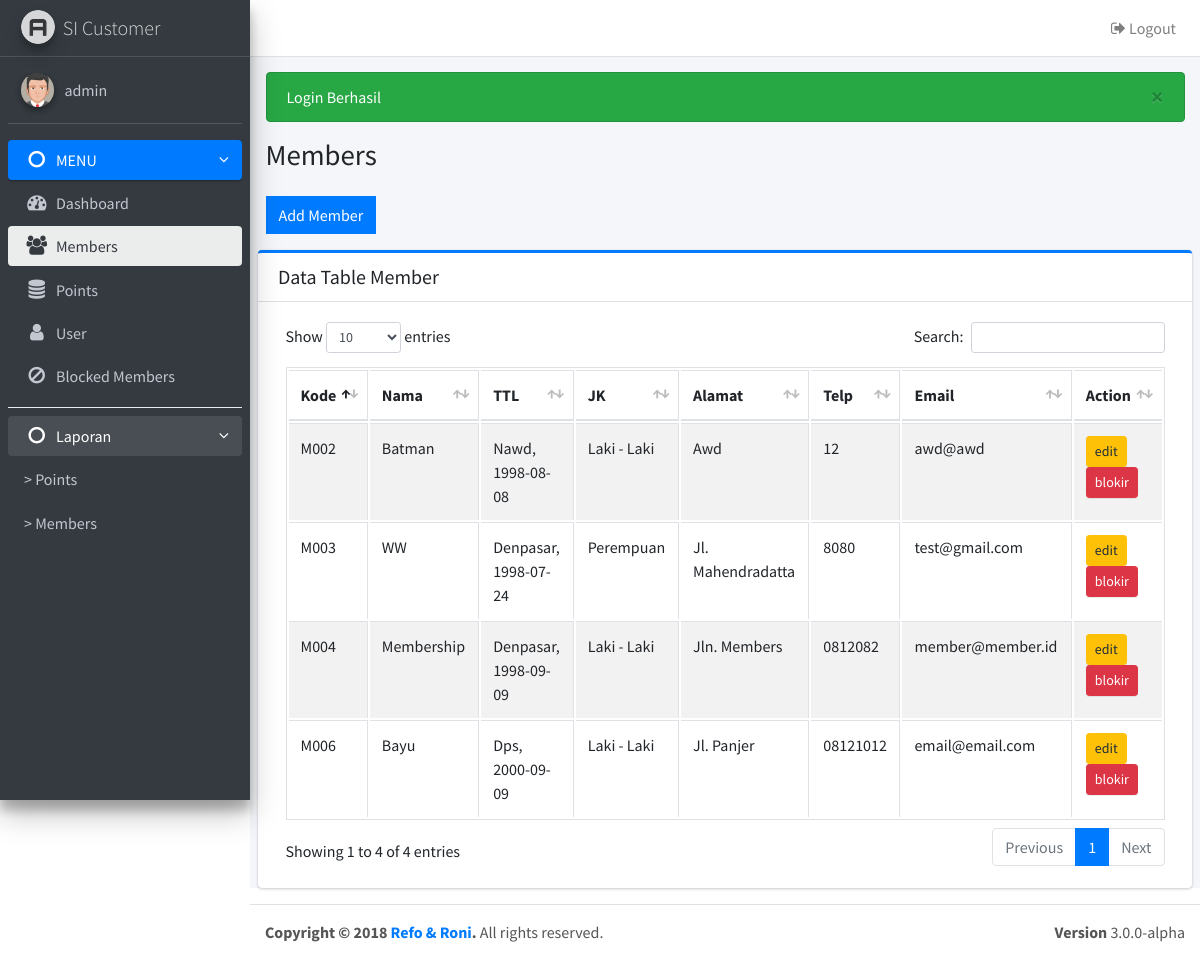
Page /members.php (signed in) on the earlier database version.
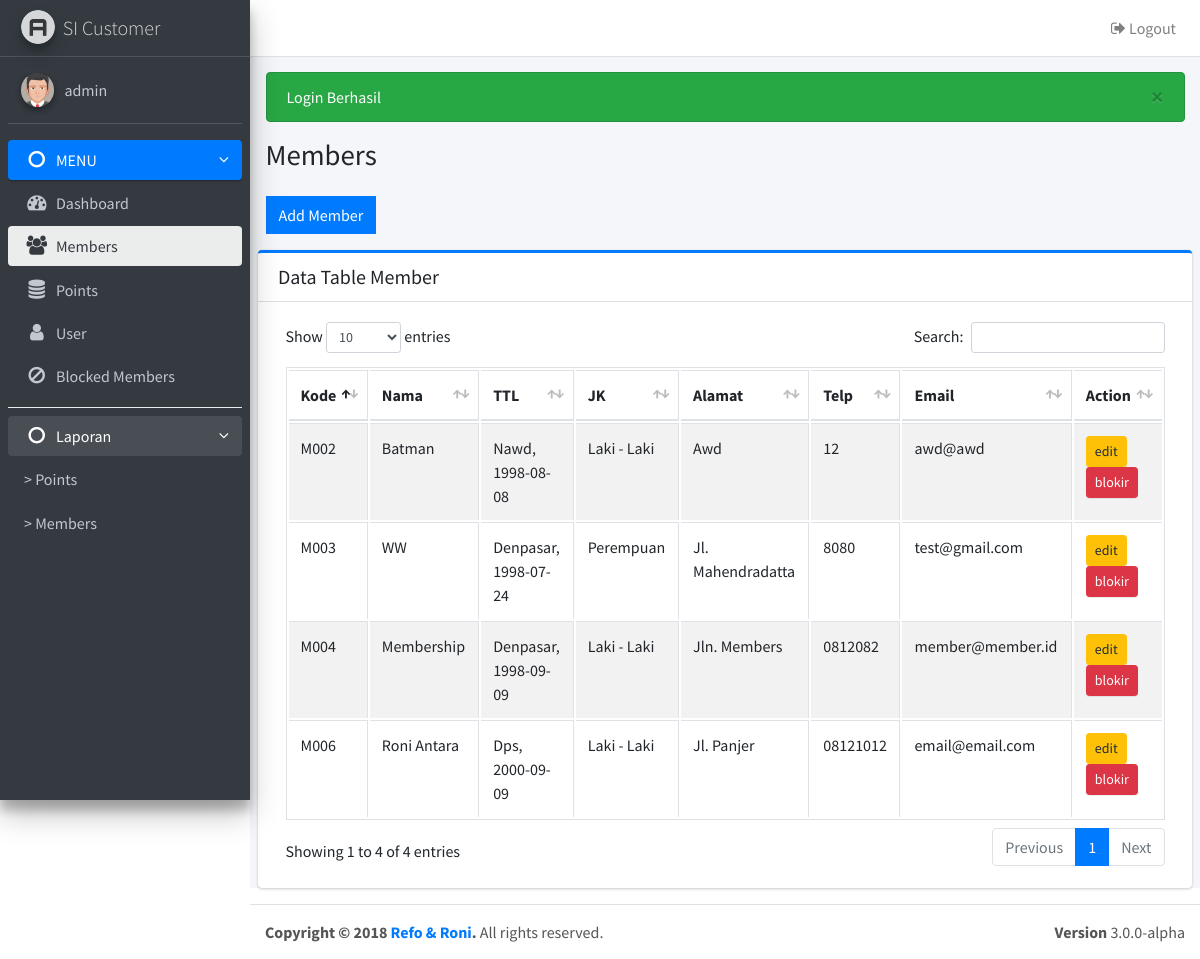
Same page on the later database version.
### tables this page shows
CREATE TABLE `member` (
  `kd_member` varchar(10) NOT NULL,
  `nama_lengkap` varchar(40) NOT NULL,
  `tempat_lhr` varchar(30) NOT NULL,
  `tgl_lhr` date NOT NULL,
  `jk` enum('l','p') NOT NULL,
  `alamat` varchar(100) NOT NULL,
  `no_telp` varchar(15) NOT NULL,
  `email` varchar(60) NOT NULL,
  `created` date NOT NULL,
  `stat` int(1) NOT NULL DEFAULT '1'
);

### members.php (the view, shortened to what this page needs)
<?php
include "config/koneksi.php";
$title = 'Members';
$user = $_SESSION['username'];
require_once 'layout/header.php';
require_once 'layout/navbar.php';
require_once 'layout/sidebar.php';
?>
    <section class="content">
      	<div class="col-md-12">
	      	<a data-toggle="collapse" href="#collapseMember" class="btn btn-flat btn-primary"><?= (!isset($_GET['kd']) ? 'Add Member' : 'Edit Member') ?></a>
      	</div>
    </section>
    <section class="content">
    	 <div class="card card-primary card-outline">
            <div class="card-header">
              <h3 class="card-title">Data Table Member</h3>
            </div>
            <div class="card-body">
              <table id="example1" class="table table-bordered table-striped">
                <thead>
	                <tr>
	                  <th>Kode</th>
	                  <th>Nama </th>
	                  <th>TTL</th>
	                  <th>JK</th>
	                  <th>Alamat</th>
	                  <th>Telp</th>
	                  <th>Email</th>
	                  <th>Action</th>
	                </tr>
                </thead>
                <tbody>
                	<?php $sql = $db->query("SELECT * FROM member WHERE stat = 1");
                	foreach($sql as $row){ ?>
	                <tr>
	                  <td><?= $row['kd_member'] ?></td>
	                  <td><?= ucwords($row['nama_lengkap']) ?></td>
	                  <td><?= ucwords($row['tempat_lhr']).", ".$row['tgl_lhr'] ?></td>
	                  <td><?= ($row['jk']== 'l' ? 'Laki - Laki' : 'Perempuan') ?></td>
	                  <td><?= ucwords($row['alamat']) ?></td>
	                  <td><?= strtoupper($row['no_telp']) ?></td>
	                  <td><?= $row['email'] ?></td>
	                  <td>
	                  	<a href="members.php?kd=<?= $row['kd_member'] ?>" class="btn btn-warning btn-sm">
	                  		edit
	                  	</a>
					  	<a href="proses/delete.php?to=members&kd=<?= $row['kd_member'] ?>" class="btn btn-danger btn-sm" onclick="return confirm('Yakin akan memblokir member?')">
					  		blokir
					  	</a>
	                  </td>
	                </tr>
	            	<?php } ?>
              </table>
            </div>
          </div>
    </section>
<?php require_once('layout/footer.php') ?>

### layout/header.php (shortened to what this page needs)
<!DOCTYPE html>
<html>
<head>
  <link rel="stylesheet" href="https://maxcdn.bootstrapcdn.com/font-awesome/4.4.0/css/font-awesome.min.css">
  <link rel="stylesheet" href="https://code.ionicframework.com/ionicons/2.0.1/css/ionicons.min.css">
  <link rel="stylesheet" href="<?= base_url('assets/dist/css/adminlte.min.css') ?>">
  <link rel="stylesheet" href="<?= base_url() ?>assets/plugins/iCheck/all.css">
  <link rel="stylesheet" href="<?= base_url() ?>assets/plugins/datatables/dataTables.bootstrap4.css">
  <link rel="stylesheet" href="//code.jquery.com/ui/1.12.1/themes/base/jquery-ui.css">
</head>

### layout/navbar.php
<body class="hold-transition sidebar-mini">
<div class="wrapper">
  <nav class="main-header navbar navbar-expand bg-white navbar-light border-bottom">
    <ul class="navbar-nav ml-auto">
      <li class="nav-item dropdown">
        <a class="nav-link" href="<?= base_url('proses/logout.php') ?>">
          <i class="fa fa-sign-out"></i> Logout
        </a>
      </li>
    </ul>
  </nav>

### layout/sidebar.php
<aside class="main-sidebar sidebar-dark-primary elevation-4">
  <a href="assets/index3.html" class="brand-link">
    <img src="<?= base_url(); ?>assets/dist/img/AdminLTELogo.png"
         alt="AdminLTE Logo"
         class="brand-image img-circle elevation-3"
         style="opacity: .8">
    <span class="brand-text font-weight-light">SI Customer</span>
  </a>
  <div class="sidebar">
    <div class="user-panel mt-3 pb-3 mb-3 d-flex">
      <div class="image">
        <img src="<?= base_url()?>assets/dist/img/avatar5.png" class="img-circle elevation-2" alt="User Image">
      </div>
      <div class="info">
        <a href="#" class="d-block"><?= $user ?></a>
      </div>
    </div>
    <nav class="mt-2">
      <ul class="nav nav-pills nav-sidebar flex-column" data-widget="treeview" role="menu" data-accordion="false">
        <li class="nav-item has-treeview menu-open">
          <a href="#" class="nav-link <?= ($title=='Laporan Points' || $title=='Laporan Members') ? '' : 'active' ?>">
            <i class="nav-icon fa fa-circle-o"></i>
            <p>
              MENU
              <i class="right fa fa-angle-left"></i>
            </p>
          </a>
          <ul class="nav nav-treeview">
            <li class="nav-item">
              <a href="<?= base_url('dashboard.php') ?>" class="nav-link <?= ($title=='Dashboard') ? 'active' : '' ?>">
                <i class="fa fa-dashboard nav-icon"></i>
                <p>Dashboard</p>
              </a>
            </li>
            <li class="nav-item">
              <a href="<?= base_url('members.php') ?>" class="nav-link <?= ($title=='Members') ? 'active' : '' ?>">
                <i class="fa fa-users nav-icon"></i>
                <p>Members</p>
              </a>
            </li>
            <li class="nav-item">
              <a href="<?= base_url('points.php') ?>" class="nav-link <?= ($title=='Points') ? 'active' : '' ?>">
                <i class="fa fa-database nav-icon"></i>
                <p>Points</p>
              </a>
            </li>
            <?php if($_SESSION['level'] == 'admin'){ ?>
            <li class="nav-item">
              <a href="users.php" class="nav-link <?= ($title=='Users') ? 'active' : '' ?>">
                <i class="fa fa-user nav-icon"></i>
                <p>User</p>
              </a>
            </li>
            <li class="nav-item">
              <a href="blocked.php" class="nav-link <?= ($title=='Blocked') ? 'active' : '' ?>">
                <i class="fa fa-ban nav-icon"></i>
                <p>Blocked Members</p>
              </a>
            </li>
            <?php } ?>
          </ul>
        </li>
        <div class="dropdown-divider"></div>
        <li class="nav-item has-treeview menu-open">
          <a href="" class="nav-link <?= ($title=='Laporan Points' || $title=='Laporan Members') ? 'active' : '' ?>">
            <i class="nav-icon fa fa-circle-o"></i>
            <p>
              Laporan
              <i class="right fa fa-angle-left"></i>
            </p>
          </a>
          <ul class="nav nav-treeview">
            <li class="nav-item ">
              <a href="<?= base_url('laporan_points.php') ?>" class="nav-link <?= ($title=='Laporan Points') ? 'active' : '' ?>">
                <p>> Points</p>
              </a>
            </li>
            <li class="nav-item">
              <a href="<?= base_url('laporan_members.php') ?>" class="nav-link <?= ($title=='Laporan Members') ? 'active' : '' ?>">
                <p>> Members</p>
              </a>
            </li>
          </ul>
        </li>
      </ul>
    </nav>
  </div>
</aside>
<div class="content-wrapper">
  <section class="content-header">
    <div class="container-fluid">
      <?= msghandling(); ?>
      <div class="row mb-2">
        <div class="col-sm-6">
          <h1><?= $title ?></h1>
        </div>
      </div>
    </div>
  </section>

### config/koneksi.php (shortened to what this page needs)
<?php
function base_url($url = null){
	if(empty($url)){
		return BASE_URL;
	} else {
		return BASE_URL."$url";
	}
}
function msghandling($arr = array("danger", "success", "warning")){
	foreach($arr as $r){
		if(isset($_SESSION[$r])){
			echo "<div class='alert alert-$r'>$_SESSION[$r] <button type='button' class='close' data-dismiss='alert' aria-hidden='true'>&times;</button> </div>";
		}
	}
}
 ?>

### layout/footer.php (shortened to what this page needs)
 </div>
  <footer class="main-footer">
    <div class="float-right d-none d-sm-block">
      <b>Version</b> 3.0.0-alpha
    </div>
    <strong>Copyright &copy; 2018 <a href="http://adminlte.io">Refo & Roni</a>.</strong> All rights
    reserved.
  </footer>
</div>
</body>
</html>

Differences in the rows shown:
changed member "Dps": nama_lengkap "Bayu" → "Roni Antara"
